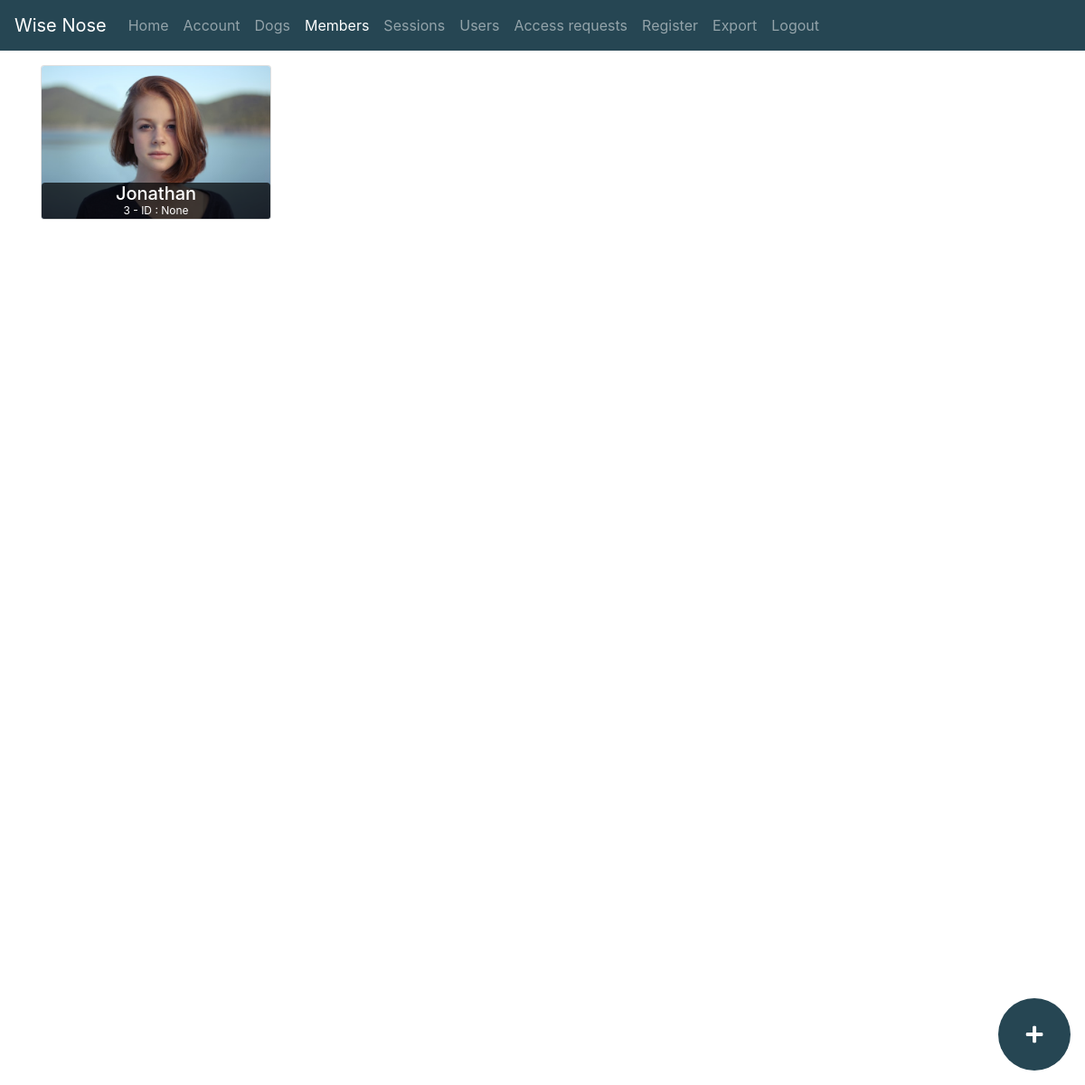
Screenshot of /members (signed in) with the database file from the repository.
### app.py (models this page shows)
class Person(db.Model):
    id = db.Column(db.Integer, primary_key=True)
    name = db.Column(db.String(128), nullable=True)
    wise_nose_id = db.Column(db.String(128), nullable=True)
    role = db.Column(db.Integer, nullable=True)
    sessions = db.relationship("Session", back_populates="supervisor")
    dogs = db.relationship("Dog", back_populates="trainer")

### app.py (the view)
@app.route("/members")
def members():
    if current_user.is_authenticated:
        members = Person.query.all()
        return render_template('members.html', members=members)
    return redirect(url_for('login'))

### app.py (called while the page is built)
@login_manager.user_loader
def load_user(user_id):
    user = User.query.get(int(user_id))
    print("Loaded user: " + str(user))
    return user

@event.listens_for(Engine, "connect")
def set_sqlite_pragma(dbapi_connection, connection_record):
    cursor = dbapi_connection.cursor()
    cursor.execute("PRAGMA foreign_keys=ON")
    cursor.close()

### templates/members.html (shortened to what this page needs)
{% extends 'base.html' %}
{% block body %}
  <div class="row row-cols-2 row-cols-md-3 row-cols-lg-4 align-items-stretch">
    {% for member in members %}
      <div class="col mb-4 member-container">
        <div class="card">
          <img src="{{ url_for('static', filename='images/member_try.jpg') }}" class="card-img-top" alt="...">
          <div class="card-body">
            <h5 class="card-title">{{ member.name }}</h5></br>
            <div class="row content">
              <p class="card-text">{{ member.role }} - ID : {{ member.wise_nose_id }}</p>
            </div>
          </div>
        </div>
      </div>
    {% endfor %}
  </div>
  <a href="{{ url_for('add_member') }}" class="fab-material bg-deep-blue btn"><i class="fas fa-plus fa-lg"></i></a>
{% endblock %}

### static/css/theme.css (style rules this page uses)
.bg-deep-blue { background-color: #264653; }
body { min-height: 75rem; padding-top: 4.5rem; }
.fab-material { display: flex; justify-content: center; position: fixed; color: white; bottom: 1rem; right: 1rem; border-radius: 50%; width: 5rem; height: 5rem; }
.fab-material i { align-self: center; }
.member-container .card img { border-bottom-left-radius: calc(.25rem - 1px); border-bottom-right-radius: calc(.25rem - 1px); }
.member-container .card-body { display: flex; justify-content: center; position: absolute; height: auto; width: 100%; bottom: 0; padding: 0.5rem; color: white; background-color: rgba(0,0,0,0.7); border-radius: 0.25rem 0.25rem calc(.25rem - 1px) calc(.25rem - 1px); }
.member-container .card-title { position: absolute; top: 0; margin-bottom: 0; }
.member-container p.card-text { margin-bottom: 0; }
.member-container .row.content { display: flex; width: 100%; position: absolute; justify-content: center; margin-bottom: 0; bottom: 0; font-size: 0.75rem; }

### static/css/all.css (style rules this page uses)
.fa, .fas, .far, .fal, .fad, .fab { -moz-osx-font-smoothing: grayscale; -webkit-font-smoothing: antialiased; display: inline-block; font-style: normal; font-variant: normal; text-rendering: auto; line-height: 1; }
.fa-lg { font-size: 1.33333em; line-height: 0.75em; vertical-align: -.0667em; }
.fa-plus:before { content: "\f067"; }

### rows the page displays
Person: name "Jonathan", role "3", wise_nose_id "None"
